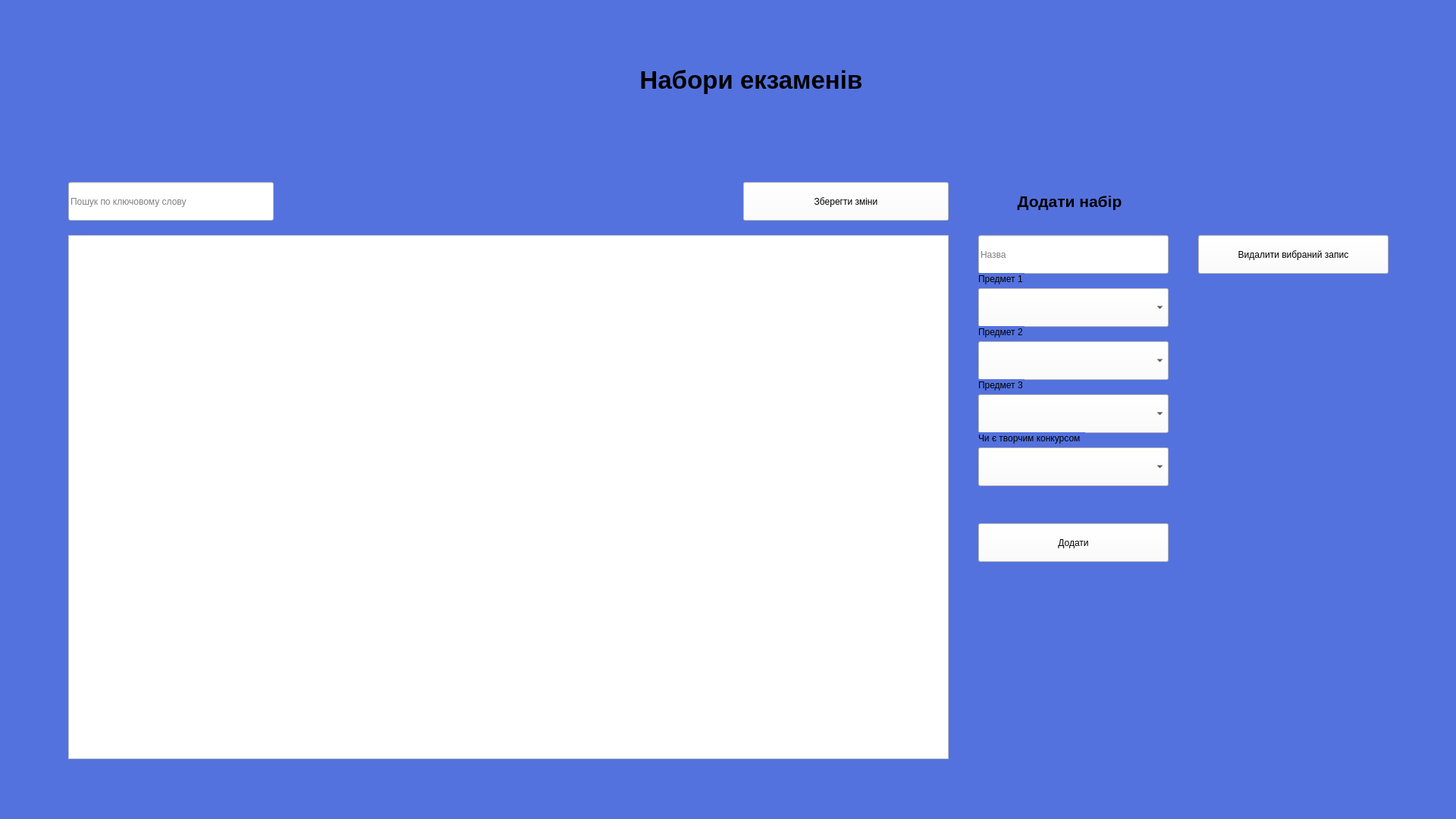
<?xml version="1.0" encoding="UTF-8"?>
<ui version="4.0">
 <class>resultWindow</class>
 <widget class="QMainWindow" name="resultWindow">
  <property name="geometry">
   <rect>
    <x>0</x>
    <y>0</y>
    <width>1920</width>
    <height>1080</height>
   </rect>
  </property>
  <property name="windowTitle">
   <string>Керування БД</string>
  </property>
  <property name="windowIcon">
   <iconset>
    <normaloff>../Downloads/symvolika-1.png</normaloff>../Downloads/symvolika-1.png</iconset>
  </property>
  <property name="styleSheet">
   <string notr="true">background: #5472DE;
background-image: url(:/newPrefix/649eb8ca76c20 (1).png);</string>
  </property>
  <widget class="QWidget" name="centralwidget">
   <widget class="QLabel" name="label_3">
    <property name="geometry">
     <rect>
      <x>620</x>
      <y>50</y>
      <width>741</width>
      <height>111</height>
     </rect>
    </property>
    <property name="font">
     <font>
      <family>Arial</family>
      <pointsize>25</pointsize>
      <weight>75</weight>
      <bold>true</bold>
     </font>
    </property>
    <property name="autoFillBackground">
     <bool>false</bool>
    </property>
    <property name="styleSheet">
     <string notr="true">background: transparent;</string>
    </property>
    <property name="text">
     <string>Набори екзаменів</string>
    </property>
    <property name="textFormat">
     <enum>Qt::AutoText</enum>
    </property>
    <property name="alignment">
     <set>Qt::AlignCenter</set>
    </property>
   </widget>
   <widget class="QPushButton" name="pushButton_16">
    <property name="geometry">
     <rect>
      <x>1290</x>
      <y>690</y>
      <width>251</width>
      <height>51</height>
     </rect>
    </property>
    <property name="styleSheet">
     <string notr="true">background-color: rgb(255, 255, 255);</string>
    </property>
    <property name="text">
     <string>Додати</string>
    </property>
   </widget>
   <widget class="QComboBox" name="comboBox_4">
    <property name="geometry">
     <rect>
      <x>1290</x>
      <y>450</y>
      <width>251</width>
      <height>51</height>
     </rect>
    </property>
    <property name="styleSheet">
     <string notr="true">background-color: rgb(255, 255, 255);</string>
    </property>
   </widget>
   <widget class="QLineEdit" name="lineEdit_6">
    <property name="geometry">
     <rect>
      <x>90</x>
      <y>240</y>
      <width>271</width>
      <height>51</height>
     </rect>
    </property>
    <property name="styleSheet">
     <string notr="true">background-color: rgb(255, 255, 255);</string>
    </property>
    <property name="placeholderText">
     <string>Пошук по ключовому слову</string>
    </property>
   </widget>
   <widget class="QLineEdit" name="lineEdit_16">
    <property name="geometry">
     <rect>
      <x>1290</x>
      <y>310</y>
      <width>251</width>
      <height>51</height>
     </rect>
    </property>
    <property name="styleSheet">
     <string notr="true">background-color: rgb(255, 255, 255);</string>
    </property>
    <property name="placeholderText">
     <string>Назва</string>
    </property>
   </widget>
   <widget class="QPushButton" name="pushButton_17">
    <property name="geometry">
     <rect>
      <x>1580</x>
      <y>310</y>
      <width>251</width>
      <height>51</height>
     </rect>
    </property>
    <property name="styleSheet">
     <string notr="true">background-color: rgb(255, 255, 255);</string>
    </property>
    <property name="text">
     <string>Видалити вибраний запис</string>
    </property>
   </widget>
   <widget class="QLabel" name="label_9">
    <property name="geometry">
     <rect>
      <x>1270</x>
      <y>210</y>
      <width>281</width>
      <height>111</height>
     </rect>
    </property>
    <property name="font">
     <font>
      <family>Arial</family>
      <pointsize>16</pointsize>
      <weight>75</weight>
      <bold>true</bold>
     </font>
    </property>
    <property name="autoFillBackground">
     <bool>false</bool>
    </property>
    <property name="styleSheet">
     <string notr="true">background: transparent;</string>
    </property>
    <property name="text">
     <string>Додати набір</string>
    </property>
    <property name="textFormat">
     <enum>Qt::AutoText</enum>
    </property>
    <property name="alignment">
     <set>Qt::AlignCenter</set>
    </property>
   </widget>
   <widget class="QComboBox" name="comboBox_8">
    <property name="geometry">
     <rect>
      <x>1290</x>
      <y>380</y>
      <width>251</width>
      <height>51</height>
     </rect>
    </property>
    <property name="styleSheet">
     <string notr="true">background-color: rgb(255, 255, 255);</string>
    </property>
   </widget>
   <widget class="QTableWidget" name="tableWidget_2">
    <property name="geometry">
     <rect>
      <x>90</x>
      <y>310</y>
      <width>1161</width>
      <height>691</height>
     </rect>
    </property>
    <property name="styleSheet">
     <string notr="true">background-color: rgb(255, 255, 255);</string>
    </property>
    <property name="showGrid">
     <bool>true</bool>
    </property>
    <property name="sortingEnabled">
     <bool>true</bool>
    </property>
    <property name="wordWrap">
     <bool>false</bool>
    </property>
    <property name="rowCount">
     <number>0</number>
    </property>
    <property name="columnCount">
     <number>0</number>
    </property>
    <attribute name="horizontalHeaderCascadingSectionResizes">
     <bool>false</bool>
    </attribute>
   </widget>
   <widget class="QPushButton" name="pushButton_18">
    <property name="geometry">
     <rect>
      <x>980</x>
      <y>240</y>
      <width>271</width>
      <height>51</height>
     </rect>
    </property>
    <property name="styleSheet">
     <string notr="true">background-color: rgb(255, 255, 255);</string>
    </property>
    <property name="text">
     <string>Зберегти зміни</string>
    </property>
   </widget>
   <widget class="QLabel" name="label">
    <property name="geometry">
     <rect>
      <x>1290</x>
      <y>430</y>
      <width>61</width>
      <height>16</height>
     </rect>
    </property>
    <property name="text">
     <string>Предмет 2</string>
    </property>
   </widget>
   <widget class="QLabel" name="label_2">
    <property name="geometry">
     <rect>
      <x>1290</x>
      <y>360</y>
      <width>61</width>
      <height>16</height>
     </rect>
    </property>
    <property name="text">
     <string>Предмет 1</string>
    </property>
   </widget>
   <widget class="QComboBox" name="comboBox_5">
    <property name="geometry">
     <rect>
      <x>1290</x>
      <y>520</y>
      <width>251</width>
      <height>51</height>
     </rect>
    </property>
    <property name="styleSheet">
     <string notr="true">background-color: rgb(255, 255, 255);</string>
    </property>
   </widget>
   <widget class="QLabel" name="label_4">
    <property name="geometry">
     <rect>
      <x>1290</x>
      <y>500</y>
      <width>61</width>
      <height>16</height>
     </rect>
    </property>
    <property name="text">
     <string>Предмет 3</string>
    </property>
   </widget>
   <widget class="QComboBox" name="comboBox_6">
    <property name="geometry">
     <rect>
      <x>1290</x>
      <y>590</y>
      <width>251</width>
      <height>51</height>
     </rect>
    </property>
    <property name="styleSheet">
     <string notr="true">background-color: rgb(255, 255, 255);</string>
    </property>
   </widget>
   <widget class="QLabel" name="label_5">
    <property name="geometry">
     <rect>
      <x>1290</x>
      <y>570</y>
      <width>141</width>
      <height>16</height>
     </rect>
    </property>
    <property name="text">
     <string>Чи є творчим конкурсом</string>
    </property>
   </widget>
  </widget>
 </widget>
 <resources>
  <include location="image.qrc"/>
 </resources>
 <connections/>
</ui>
